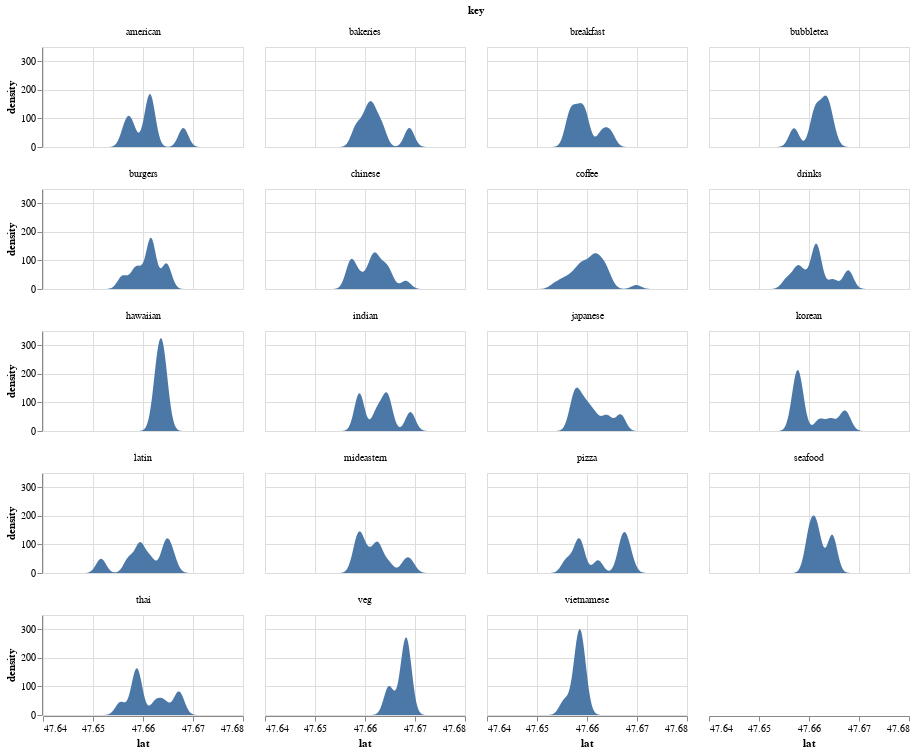

Here is the notebook cell this chart was saved with:
### Code cell
alt.Chart(df).transform_density(
    'lat',
    as_=['lat', 'density'],
    groupby=['key'],
    bandwidth=1e-3,
    extent=[df["lat"].min() - 1e-2, df["lat"].max() + 1e-2],
).mark_area().encode(
    x="lat:Q",
    y='density:Q',
).properties(
    width=200,
    height=100,
).facet(
    'key:N',
    columns=4
)

### Figure 1 — Vega-Lite specification as saved in the notebook (floating-point values rounded to 4 significant figures; data arrays with more than 128 entries replaced by an {"elided": "..."} marker saying what was removed)
{"config": {"view": {"continuousWidth": 300, "continuousHeight": 300}}, "data": {"name": "data-a5ae1cd0e3fc4bfe0e65ad7fe7c3fe10"}, "facet": {"field": "key", "type": "nominal"}, "spec": {"mark": {"type": "area"}, "encoding": {"x": {"field": "lat", "type": "quantitative"}, "y": {"field": "density", "type": "quantitative"}}, "height": 100, "transform": [{"density": "lat", "bandwidth": 0.001, "extent": [47.64, 47.68], "groupby": ["key"], "as": ["lat", "density"]}], "width": 200}, "columns": 4, "$schema": "https://vega.github.io/schema/vega-lite/v5.20.1.json", "datasets": {"data-a5ae1cd0e3fc4bfe0e65ad7fe7c3fe10": {"elided": "182 records"}}}
